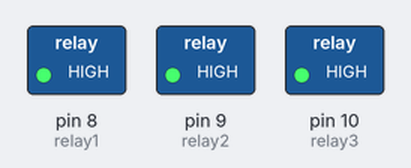
A sketch run on a simulated Arduino Uno, built with avr-gcc and run on an emulated ATmega328P. On the bench: switched loads named in the sketch (green lamp = pin HIGH).

Above: at 0.5 s.
At 3.5 s:
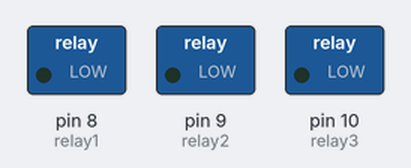
Timing chart, 0 to 4.6 s (numbered marks = the images above):
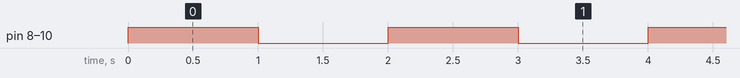

Measured:
- by itself, pin 8 (relay1), pin 9 (relay2), pin 10 (relay3): alternates HIGH for 1.0 s and LOW for 1.0 s

The sketch:

relaytest.ino
```cpp
#define relay1 8 //pin
#define relay2 9 //pin
#define relay3 10 //pin
//you can remove the pins as needed
#define interval 1000 //milliseconds delay
void setup() {
  pinMode(relay1, OUTPUT); //setup the relay
  pinMode(relay2, OUTPUT);
  pinMode(relay3, OUTPUT);
}
void loop()
{
   digitalWrite(relay1, HIGH); //on
   digitalWrite(relay2, HIGH);
   digitalWrite(relay3, HIGH);
   delay(interval);
   digitalWrite(relay1, LOW); //off
   digitalWrite(relay2, LOW);
   digitalWrite(relay3, LOW);
   delay(interval);

}
```
